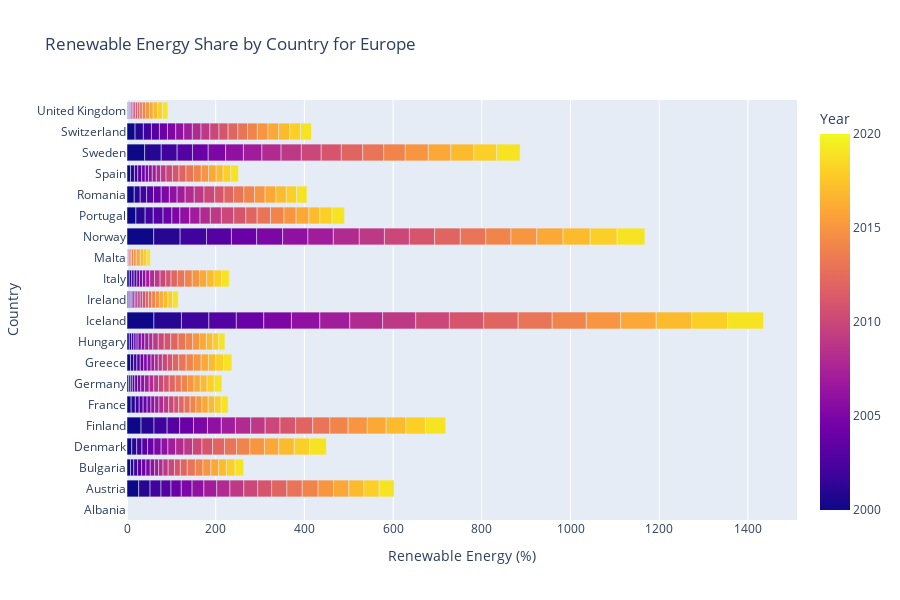
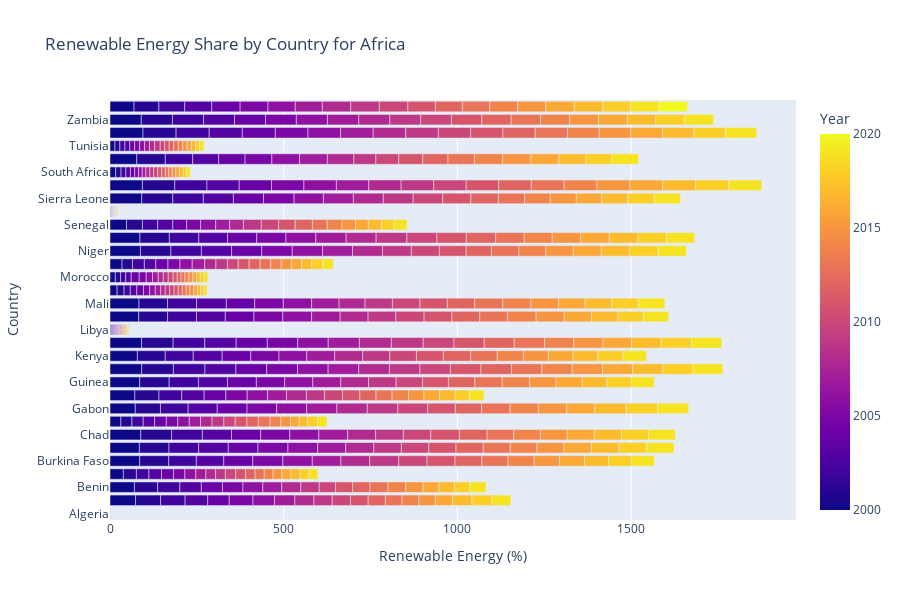
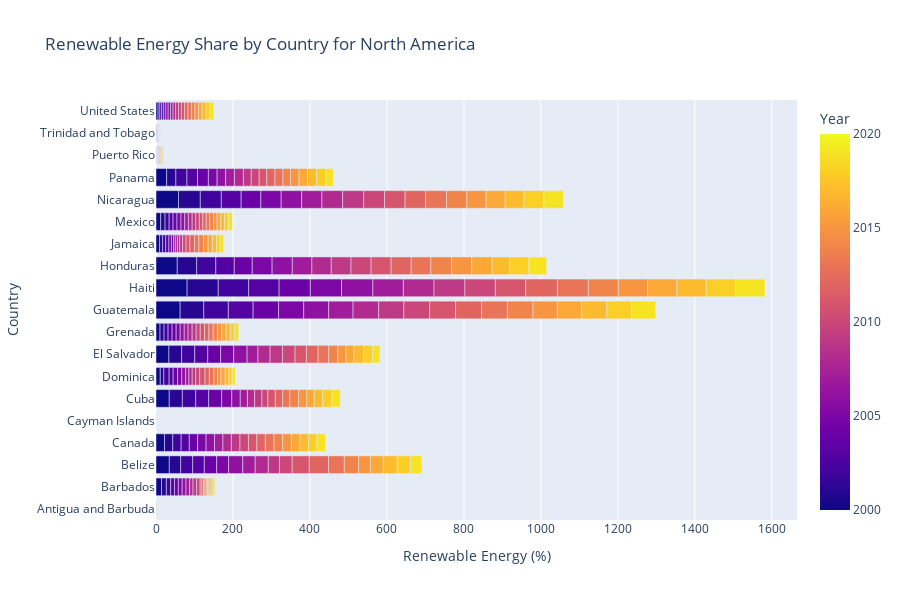
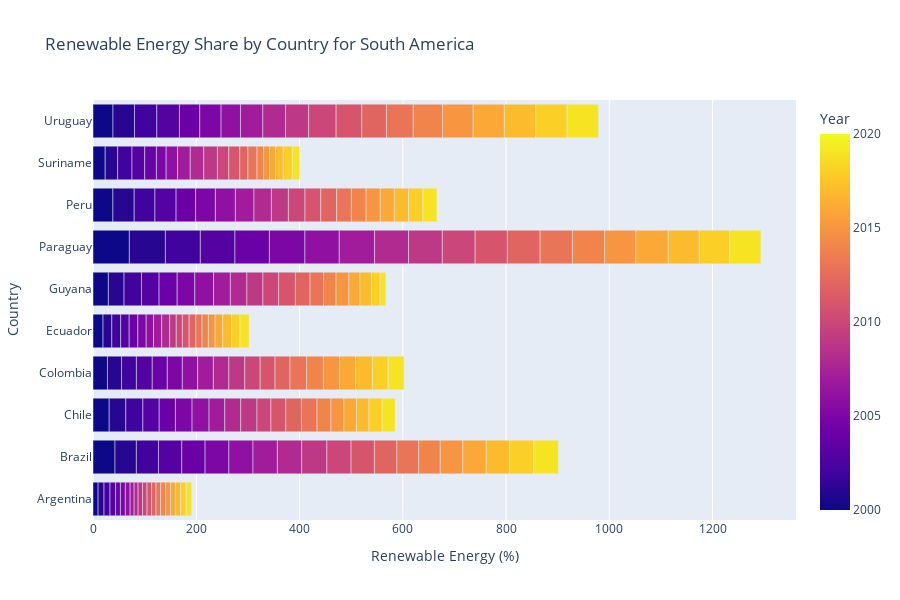

Here is the notebook cell these charts were saved with, in order:
### Code cell
import plotly.express as px

# Function to create a bar chart for a specific continent
def create_bar_chart_for_continent(df, continent):
    # Filter data for the given continent
    continent_df = df[df['Continent'] == continent]
    
    # Create a bar plot
    fig = px.bar(continent_df, 
                 x='Renewable energy share in the total final energy consumption (%)', 
                 y='Country', 
                 color='Year',  # Include 'Year' in color to distinguish by year
                 orientation='h',  # Horizontal bars
                 title=f'Renewable Energy Share by Country for {continent}',
                 labels={'Renewable energy share in the total final energy consumption (%)': 'Renewable Energy (%)'},
                 height=600,
                 hover_data=['Year']  # Show year on hover
    )
    
    # Customize layout
    fig.update_layout(
        xaxis_title='Renewable Energy (%)',
        yaxis_title='Country'
    )
    
    # Show the figure
    fig.show()

# List of unique continents
continents = filtered_energy_table['Continent'].unique()

# Create bar charts for each continent
for continent in continents:
    create_bar_chart_for_continent(filtered_energy_table, continent)

### Figure 1 — Plotly figure (JSON) as saved in the notebook; plotly's stock layout.template omitted (floating-point values rounded to 4 significant figures; data arrays with more than 128 entries replaced by an {"elided": "..."} marker saying what was removed)
{"data": [{"alignmentgroup": "True", "customdata": {"elided": "420x1 int values"}, "hovertemplate": "Renewable Energy (%)=%{x}<br>Country=%{y}<br>Year=%{marker.color}<extra></extra>", "legendgroup": "", "marker": {"color": {"elided": "420 int values"}, "coloraxis": "coloraxis", "pattern": {"shape": ""}}, "name": "", "offsetgroup": "", "orientation": "h", "showlegend": false, "textposition": "auto", "type": "bar", "x": {"elided": "420 float values"}, "xaxis": "x", "y": {"elided": "420 str values"}, "yaxis": "y"}], "layout": {"barmode": "relative", "coloraxis": {"colorbar": {"title": {"text": "Year"}}, "colorscale": [[0, "#0d0887"], [0.1111, "#46039f"], [0.2222, "#7201a8"], [0.3333, "#9c179e"], [0.4444, "#bd3786"], [0.5556, "#d8576b"], [0.6667, "#ed7953"], [0.7778, "#fb9f3a"], [0.8889, "#fdca26"], [1, "#f0f921"]]}, "height": 600, "legend": {"tracegroupgap": 0}, "title": {"text": "Renewable Energy Share by Country for Europe"}, "xaxis": {"anchor": "y", "domain": [0, 1], "title": {"text": "Renewable Energy (%)"}}, "yaxis": {"anchor": "x", "domain": [0, 1], "title": {"text": "Country"}}}}

### Figure 2 — Plotly figure (JSON) as saved in the notebook; plotly's stock layout.template omitted (floating-point values rounded to 4 significant figures; data arrays with more than 128 entries replaced by an {"elided": "..."} marker saying what was removed)
{"data": [{"alignmentgroup": "True", "customdata": {"elided": "672x1 int values"}, "hovertemplate": "Renewable Energy (%)=%{x}<br>Country=%{y}<br>Year=%{marker.color}<extra></extra>", "legendgroup": "", "marker": {"color": {"elided": "672 int values"}, "coloraxis": "coloraxis", "pattern": {"shape": ""}}, "name": "", "offsetgroup": "", "orientation": "h", "showlegend": false, "textposition": "auto", "type": "bar", "x": {"elided": "672 float values"}, "xaxis": "x", "y": {"elided": "672 str values"}, "yaxis": "y"}], "layout": {"barmode": "relative", "coloraxis": {"colorbar": {"title": {"text": "Year"}}, "colorscale": [[0, "#0d0887"], [0.1111, "#46039f"], [0.2222, "#7201a8"], [0.3333, "#9c179e"], [0.4444, "#bd3786"], [0.5556, "#d8576b"], [0.6667, "#ed7953"], [0.7778, "#fb9f3a"], [0.8889, "#fdca26"], [1, "#f0f921"]]}, "height": 600, "legend": {"tracegroupgap": 0}, "title": {"text": "Renewable Energy Share by Country for Africa"}, "xaxis": {"anchor": "y", "domain": [0, 1], "title": {"text": "Renewable Energy (%)"}}, "yaxis": {"anchor": "x", "domain": [0, 1], "title": {"text": "Country"}}}}

### Figure 3 — Plotly figure (JSON) as saved in the notebook; plotly's stock layout.template omitted (floating-point values rounded to 4 significant figures; data arrays with more than 128 entries replaced by an {"elided": "..."} marker saying what was removed)
{"data": [{"alignmentgroup": "True", "customdata": {"elided": "399x1 int values"}, "hovertemplate": "Renewable Energy (%)=%{x}<br>Country=%{y}<br>Year=%{marker.color}<extra></extra>", "legendgroup": "", "marker": {"color": {"elided": "399 int values"}, "coloraxis": "coloraxis", "pattern": {"shape": ""}}, "name": "", "offsetgroup": "", "orientation": "h", "showlegend": false, "textposition": "auto", "type": "bar", "x": {"elided": "399 float values"}, "xaxis": "x", "y": {"elided": "399 str values"}, "yaxis": "y"}], "layout": {"barmode": "relative", "coloraxis": {"colorbar": {"title": {"text": "Year"}}, "colorscale": [[0, "#0d0887"], [0.1111, "#46039f"], [0.2222, "#7201a8"], [0.3333, "#9c179e"], [0.4444, "#bd3786"], [0.5556, "#d8576b"], [0.6667, "#ed7953"], [0.7778, "#fb9f3a"], [0.8889, "#fdca26"], [1, "#f0f921"]]}, "height": 600, "legend": {"tracegroupgap": 0}, "title": {"text": "Renewable Energy Share by Country for North America"}, "xaxis": {"anchor": "y", "domain": [0, 1], "title": {"text": "Renewable Energy (%)"}}, "yaxis": {"anchor": "x", "domain": [0, 1], "title": {"text": "Country"}}}}

### Figure 4 — Plotly figure (JSON) as saved in the notebook; plotly's stock layout.template omitted (floating-point values rounded to 4 significant figures; data arrays with more than 128 entries replaced by an {"elided": "..."} marker saying what was removed)
{"data": [{"alignmentgroup": "True", "customdata": {"elided": "210x1 int values"}, "hovertemplate": "Renewable Energy (%)=%{x}<br>Country=%{y}<br>Year=%{marker.color}<extra></extra>", "legendgroup": "", "marker": {"color": {"elided": "210 int values"}, "coloraxis": "coloraxis", "pattern": {"shape": ""}}, "name": "", "offsetgroup": "", "orientation": "h", "showlegend": false, "textposition": "auto", "type": "bar", "x": {"elided": "210 float values"}, "xaxis": "x", "y": {"elided": "210 str values"}, "yaxis": "y"}], "layout": {"barmode": "relative", "coloraxis": {"colorbar": {"title": {"text": "Year"}}, "colorscale": [[0, "#0d0887"], [0.1111, "#46039f"], [0.2222, "#7201a8"], [0.3333, "#9c179e"], [0.4444, "#bd3786"], [0.5556, "#d8576b"], [0.6667, "#ed7953"], [0.7778, "#fb9f3a"], [0.8889, "#fdca26"], [1, "#f0f921"]]}, "height": 600, "legend": {"tracegroupgap": 0}, "title": {"text": "Renewable Energy Share by Country for South America"}, "xaxis": {"anchor": "y", "domain": [0, 1], "title": {"text": "Renewable Energy (%)"}}, "yaxis": {"anchor": "x", "domain": [0, 1], "title": {"text": "Country"}}}}
